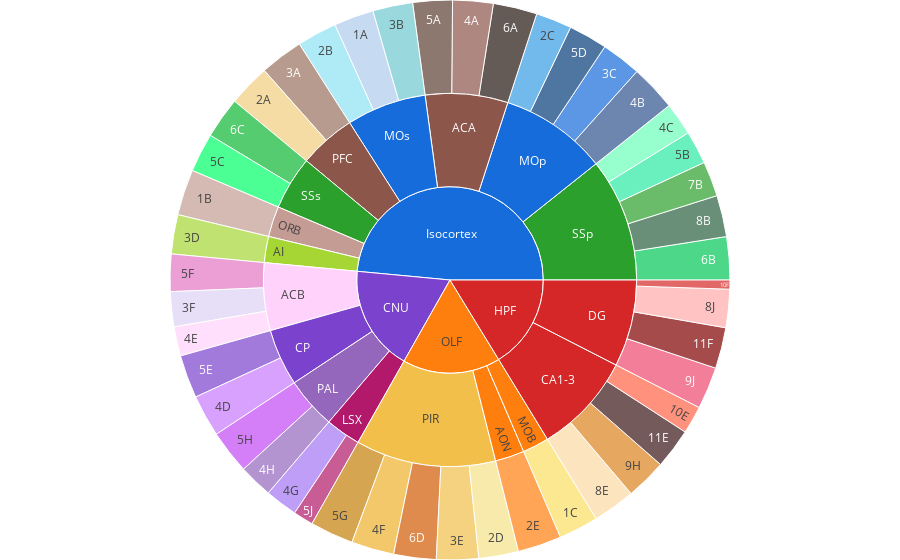

Notebook code for this chart:
### Code cell
levels = ['MajorRegion', 'SubRegion', 'Region']


if 'SubType' in data.columns:
    data = data[data['SubType'].apply(lambda i: 'Outlier' not in i)]

count_df = data.groupby(levels).apply(lambda i: i.shape[0]).reset_index()
count_df.columns= levels + ['Cell Number']

total_palette = {}
for level in levels:
    total_palette.update(palette[level])

labels = []
parents = []
values = []
colors = []
for level, parent_level in zip(levels[::-1], levels[1::-1] + [None]):
    this_level_sum = count_df.groupby(level)['Cell Number'].sum().to_dict()
    this_level_sum = {k: v for k, v in this_level_sum.items() if v!=0}
    if parent_level is not None:
        this_parent_dict = count_df.set_index(level)[parent_level].to_dict()
    else:
        this_parent_dict = {label: '' for label in count_df[level].unique()}
    for label in this_level_sum.keys():
        labels.append(label)
        parents.append(this_parent_dict[label])
        values.append(this_level_sum[label])
        try:
            colors.append(total_palette[label])
        except KeyError:
            colors.append('#D3D3D3')
            
import plotly.graph_objects as go

fig =go.Figure(go.Sunburst(
    labels=labels,
    parents=parents,
    values=values,
    marker={'colors': colors},
    branchvalues="total",
))
# Update layout for tight margin
# See https://plotly.com/python/creating-and-updating-figures/
fig.update_layout(margin = dict(t=0, l=0, r=0, b=0))

fig.show()

### Figure 1 — Plotly figure (JSON) as saved in the notebook; plotly's stock layout.template omitted (floating-point values rounded to 4 significant figures)
{"data": [{"branchvalues": "total", "labels": ["10E", "10F", "11E", "11F", "1A", "1B", "1C", "2A", "2B", "2C", "2D", "2E", "3A", "3B", "3C", "3D", "3E", "3F", "4A", "4B", "4C", "4D", "4E", "4F", "4G", "4H", "5A", "5B", "5C", "5D", "5E", "5F", "5G", "5H", "5J", "6A", "6B", "6C", "6D", "7B", "8B", "8E", "8J", "9H", "9J", "ACA", "ACB", "AI", "AON", "CA1-3", "CP", "DG", "LSX", "MOB", "MOp", "MOs", "ORB", "PAL", "PFC", "PIR", "SSp", "SSs", "CNU", "HPF", "Isocortex", "OLF"], "marker": {"colors": ["#FF6347", "#d62728", "#3C1518", "#800000", "#AFCCEC", "#c49c94", "#FADF63", "#F2CE80", "#8EE3F4", "#399DE5", "#F4E287", "#ff7f0e", "#9B7260", "#6FCAD1", "#176CDB", "#A6D634", "#F2BF4A", "#DDD2F4", "#8c564b", "#2F538E", "#6BFFB8", "#C87AFD", "#FFD2FC", "#EFB22C", "#A376F4", "#9467bd", "#5E4035", "#2CEAA3", "#00FF67", "#043D7A", "#7B42CD", "#e377c2", "#C67F08", "#C24AF4", "#B2196B", "#231611", "#02C757", "#0EB733", "#D15B03", "#2ca02c", "#2A6041", "#FCDAA4", "#FFAAAA", "#DC831E", "#EF486F", "#8c564b", "#FFD2FC", "#A6D634", "#ff7f0e", "#d62728", "#7B42CD", "#d62728", "#B2196B", "#ff7f0e", "#176CDB", "#176CDB", "#c49c94", "#9467bd", "#8c564b", "#F2BF4A", "#2ca02c", "#2ca02c", "#7B42CD", "#d62728", "#176CDB", "#ff7f0e"]}, "parents": ["CA1-3", "DG", "CA1-3", "DG", "MOs", "ORB", "MOB", "PFC", "MOs", "MOp", "PIR", "AON", "PFC", "MOs", "MOp", "AI", "PIR", "ACB", "ACA", "MOp", "SSp", "CP", "ACB", "PIR", "LSX", "PAL", "ACA", "SSp", "SSs", "MOp", "CP", "ACB", "PIR", "PAL", "LSX", "ACA", "SSp", "SSs", "PIR", "SSp", "SSp", "CA1-3", "DG", "CA1-3", "DG", "Isocortex", "CNU", "Isocortex", "OLF", "HPF", "CNU", "HPF", "CNU", "OLF", "Isocortex", "Isocortex", "Isocortex", "CNU", "Isocortex", "OLF", "Isocortex", "Isocortex", "", "", "", ""], "type": "sunburst", "values": [1659, 542, 2406, 2451, 2383, 2736, 2370, 2518, 2381, 2148, 2370, 2612, 2590, 2391, 2386, 2345, 2514, 2085, 2418, 2763, 1961, 2511, 1755, 2552, 1945, 2026, 2361, 1984, 2329, 2319, 2579, 2228, 2596, 2606, 1204, 2623, 2570, 2469, 2535, 2095, 2474, 2536, 2287, 2439, 2516, 7402, 6068, 2345, 2612, 9040, 5090, 7796, 3149, 2370, 9616, 7155, 2736, 4632, 5108, 12567, 11084, 4798, 18939, 16836, 50244, 17549]}], "layout": {"margin": {"b": 0, "l": 0, "r": 0, "t": 0}}}
